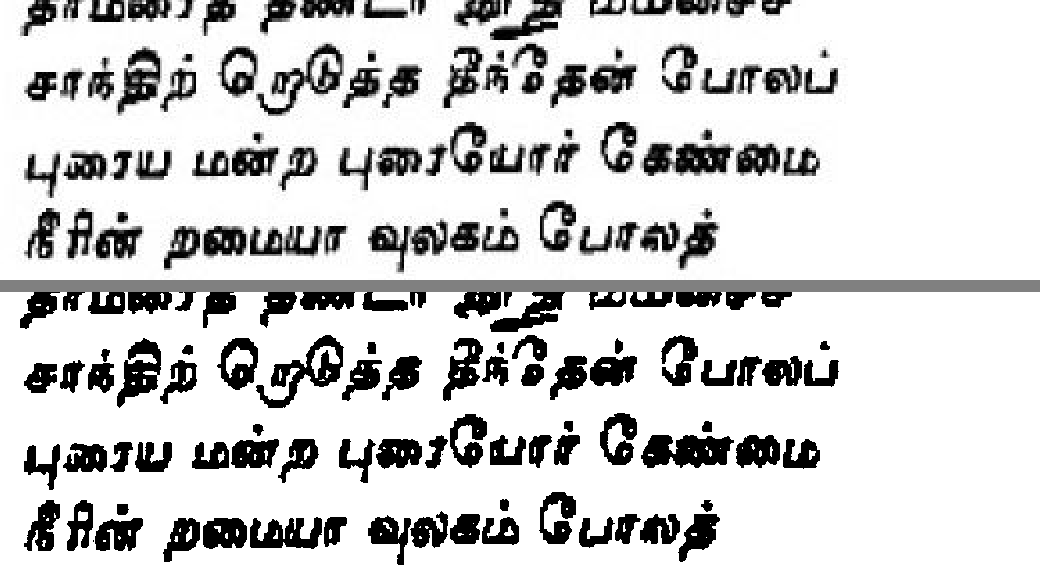
#> input picture repair/verify/crop_sample1_raw_vs_repaired.png, 1040 x 572 px
$ python repair.py verify/crop_sample1_raw_vs_repaired.png out.png   (older library calls are emulated)
#> lines starting #> are read from the running program, lines starting #| are printed output that depends on the picture
#!/usr/bin/env python3
"""repair.py — fast CPU-only preprocessing for OCR of damaged old Tamil print
(1700s-1900s). Reuses the proven pieces of lane10_pipe (projection deskew,
gated despeckle) and lane5_run (divide-by-background); no deep-learning
denoisers, no dewarping libraries.

usage: python3 repair/repair.py IN_DIR|FILE OUT_DIR [--k K] [--threads N]

Prints the OCR input path per page: clean -> raw input; damaged -> _g.png.
The binary PNG is display-only and must never be sent to OCR.

Pipeline (in order):
  1. long side > 3000px  -> downscale to 3000px
  2. color and yellowed  -> R channel, else grayscale
  3. background correction: downscale copy to ~1100px, morph-close with an
     ellipse kernel of width/35, Gaussian smooth, upsample, divide, then
     percentile stretch
  4. denoise: fastNlMeansDenoising h=7 template=5 search=11
  5. deskew: downscale to 1200px, projection-profile search, coarse 0.5 deg
     then fine 0.05 deg; if the best score is within 2% of the 0 deg score
     the page is left unrotated
  6. width < 1200px      -> upscale 2x INTER_LANCZOS4
  7. Sauvola binarize (float32 + cv2.boxFilter, never skimage):
     k=0.15 (0.10 for very faded pages), window = odd(min(H,W)//30)
     clamped to 31-151
  8. no despeckle on upscaled or low-resolution pages

Hard constraints: CPU only, target < 2 s/page on 2 cores, and never erase
pulli dots, thin strokes, or the open loops of ி/ீ (no median/bilateral/
Gaussian denoise on low-res pages; despeckle is isolation-gated so a pulli
sitting under its consonant is never an island, and it is skipped entirely
on upscaled / low-resolution pages).

Output (damaged pages only): OUT_DIR/<name>.png (binary, display only)
                             OUT_DIR/<name>_g.png (grayscale, OCR input)
"""
import argparse
import glob
import os
import sys
import time

import cv2
import numpy as np

MAX_SIDE = 3000      # step 1
BG_SIDE = 1100       # step 3 background-estimate size
DESKEW_SIDE = 1200   # step 5 search size
UP_WIDTH = 1200      # step 6 threshold
K_NORMAL, K_FADED = 0.15, 0.10
CONTRAST_FADED = 0.25  # minimum ink-vs-paper contrast (also used by the raw-page gate)
BACKGROUND_WHITE = 240  # input paper p90 must already be near-white
NLM_H, NLM_T, NLM_S = 7, 5, 11


def T():
    return time.perf_counter()


# ---------------------------------------------------------------- step 1
def load(path):
#> called with path = 'verify/crop_sample1_raw_vs_repaired.png'
    img = cv2.imread(path, cv2.IMREAD_COLOR)
#> img is the input picture: shape (572, 1040, 3); min 0, max 255, mean 208
    if img is None:
        raise ValueError(f"cannot read {path}")
    h, w = img.shape[:2]
#> h = 572; w = 1040
    if max(h, w) > MAX_SIDE:
        s = MAX_SIDE / max(h, w)
        img = cv2.resize(img, None, fx=s, fy=s, interpolation=cv2.INTER_AREA)
    return img


# ---------------------------------------------------------------- step 2
# [135 lines left out: functions choose_channel, background_correct, denoise, _score, deskew_angle, rotate and 2 more, not called in this run]


# ---------------------------------------------------------------- driver
def route(img):
    """Gate on the input, before background correction can whiten damaged paper."""
    gray = cv2.cvtColor(img, cv2.COLOR_BGR2GRAY)
    small = cv2.resize(gray, None, fx=0.1, fy=0.1, interpolation=cv2.INTER_AREA)
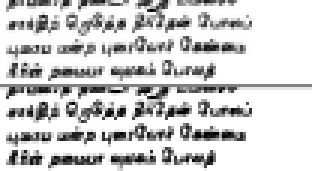
#> small: shape (57, 104) (shown 3 times larger); min 0, max 255, mean 207.8
    ink, paper = np.percentile(small, (1, 95))
#> ink = 15; paper = 255
    contrast = (paper - ink) / 255.0
#> contrast = 0.941
    background = float(np.percentile(small, 90))
#> background = 255
    return contrast >= CONTRAST_FADED and background >= BACKGROUND_WHITE, contrast, background


# [41 lines left out: function run, not called in this run]


def main():
    ap = argparse.ArgumentParser(description=__doc__.splitlines()[1])
    ap.add_argument("inp")
    ap.add_argument("out")
    ap.add_argument("--k", type=float, default=None,
                    help="override Sauvola k (default: 0.15, 0.10 if faded)")
    ap.add_argument("--save-gray", action="store_true",
                    help="deprecated: damaged pages always save grayscale for OCR")
    ap.add_argument("--threads", type=int, default=2,
                    help="OpenCV threads (default 2 = budget cores)")
    args = ap.parse_args()

    cv2.setNumThreads(args.threads)                    # 2-core budget
    os.makedirs(args.out, exist_ok=True)

    if os.path.isdir(args.inp):
        files = sorted(p for p in glob.glob(os.path.join(args.inp, "*"))
                       if p.lower().endswith((".png", ".jpg", ".jpeg",
                                              ".tif", ".tiff", ".bmp")))
    else:
        files = [args.inp]
    if not files:
        sys.exit(f"no images in {args.inp}")

    for p in files:
        name = os.path.splitext(os.path.basename(p))[0]
        try:
            img = load(p)
            clean, contrast, background = route(img)
#> clean = True; contrast = 0.941; background = 255
            ocr_input = p if clean else os.path.join(args.out, name + "_g.png")
            print(f"{name}: {'CLEAN' if clean else 'DAMAGED'} "
                  f"ink_contrast={contrast:.3f} (min={CONTRAST_FADED}) "
                  f"background_p90={background:.1f} (min={BACKGROUND_WHITE}) "
                  f"OCR={ocr_input}", flush=True)
#| crop_sample1_raw_vs_repaired: CLEAN ink_contrast=0.941 (min=0.25) background_p90=255.0 (min=240) OCR=verify/crop_sample1_raw_vs_repaired.png
            if clean:
                continue
            g, bw, info = run(p, args, img)
            if not cv2.imwrite(ocr_input, g):
                raise OSError(f"cannot write OCR input {ocr_input}")
            out = os.path.join(args.out, name + ".png")
            if not cv2.imwrite(out, bw):
                raise OSError(f"cannot write display image {out}")
        except Exception as e:
            print(f"{name}: FAILED ({e})", flush=True)
            continue
        steps = " ".join(f"{k.split()[0]}={v*1000:.0f}ms"
                         for k, v in info["t"].items())
        print(f"{name}: {info['shape'][1]}x{info['shape'][0]} "
              f"yellowed={info['yellowed']} gap={info['gap']} k={info['k']} "
              f"win={info['win']} skew={info['angle']:.2f} "
              f"up={info['up']} despeckle_killed={info['killed']} "
              f"total={info['total']:.2f}s  [{steps}]", flush=True)


if __name__ == "__main__":
    main()

$ run again, on raw/sample1.png
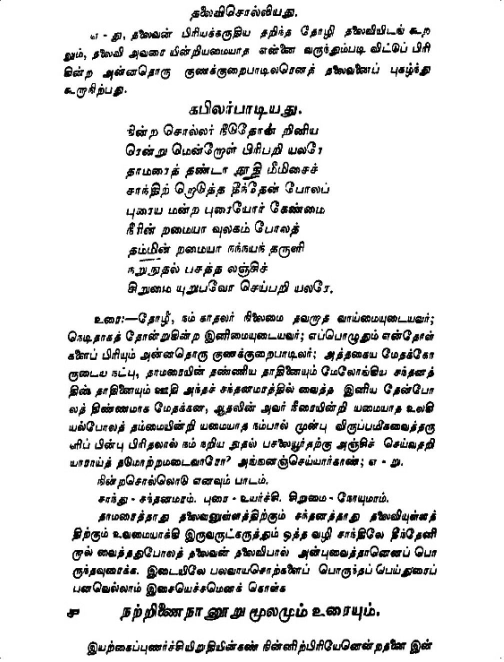
#> input picture raw/sample1.png, 1008 x 1324 px (shown at 1/2 size)
#> in load, img is the input picture: shape (1324, 1008, 3); min 0, max 255, mean 224.3
#> in route, `small = cv2.resize(gray, None, fx=0.1, fy=0.1, interpolation=cv2.INTER..`:
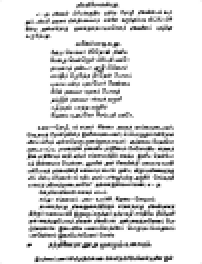
#> small: shape (132, 101) (shown 2 times larger); min 11, max 255, mean 224.3
#> ink = 58; paper = 255
#> in route, `contrast = (paper - ink) / 255.0`: contrast = 0.773
#> in route, `background = float(np.percentile(small, 90))`: background = 255
#> in main, `clean, contrast, background = route(img)`: clean = True; contrast = 0.773; background = 255
#| sample1: CLEAN ink_contrast=0.773 (min=0.25) background_p90=255.0 (min=240) OCR=../raw/sample1.png
